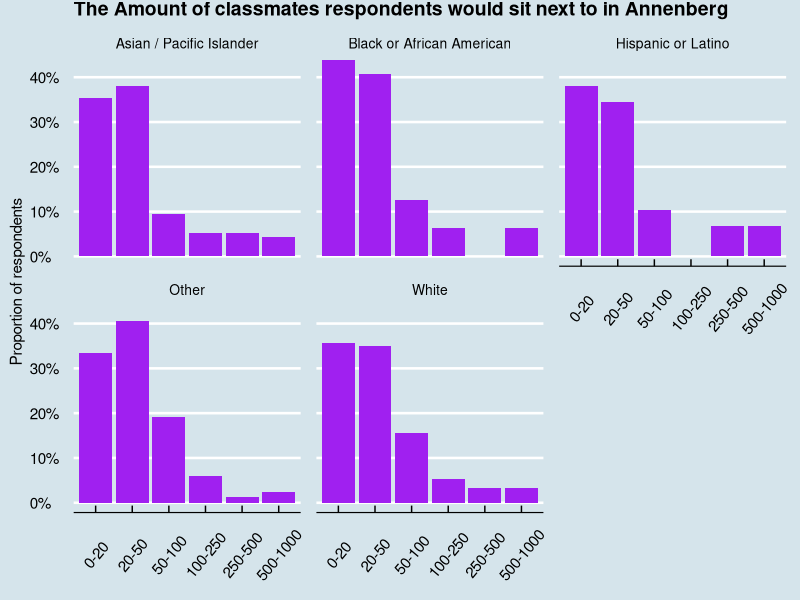
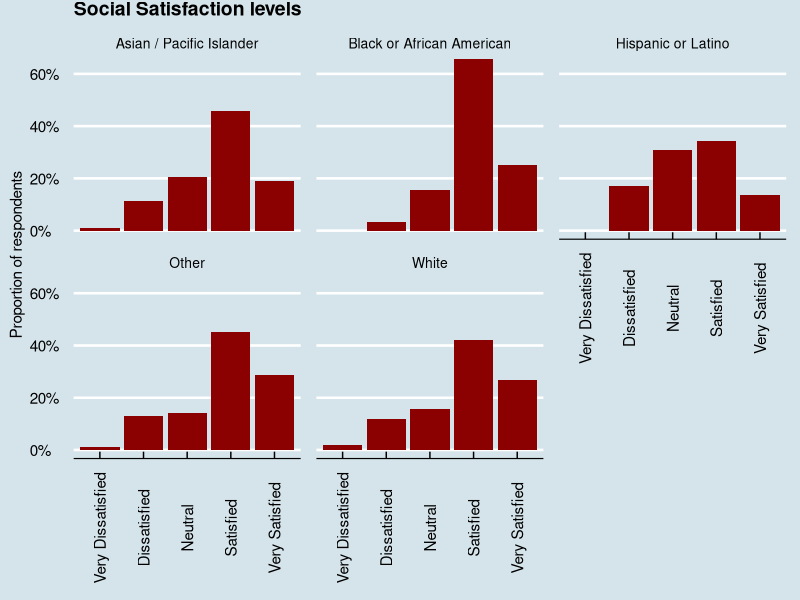

Generate these figures, in order, with R:
## ---- chunk 1
knitr::opts_chunk$set(echo = TRUE)
library(tidyverse)
library(ggthemes)
## ---- chunk 2
data <- read_csv("data/FINAL_PUBLIC_DATA-4-23-20.csv", col_types = cols()) %>% 
        mutate(manipulated_race = ifelse(race != "White" & race != "Asian / Pacific Islander" & race != "Black or African American" & race != "Hispanic or Latino", "Other", race)) %>% 
        select(gender, race, first_meet, second_meet, third_meet, "fourth-meet", 
               id, first_id, second_id, third_id, fourth_id, know_street, know_by_name, know_annenberg, satisfied, manipulated_race)
## ---- chunk 3

level_order <- c('0-20', '20-50', '50-100', '100-250', '250-500','500-1000')

      data %>% 
        group_by(manipulated_race) %>%
        count(know_annenberg) %>% 
        mutate(proportion = case_when(
          manipulated_race == "Asian / Pacific Islander" ~ n / 116,
          manipulated_race == "White" ~ n / 154, 
          manipulated_race == "Black or African American" ~ n / 32,
          manipulated_race == "Hispanic or Latino" ~ n / 29,
          manipulated_race == "Other" ~ n / 84)) %>% 
        ggplot(aes(x = factor(know_annenberg, level = level_order), y = proportion)) + 
        geom_col(fill = "purple") + 
        theme_economist() +
        facet_wrap(~manipulated_race) +
        theme(panel.spacing.x = unit(4, "mm"),
              panel.spacing.y =  unit(4, "mm"), 
              axis.text.x = element_text(angle=50, vjust = .5),
              axis.title.y = element_text(vjust = 2),
              strip.text.x = element_text(size = 10),
              plot.title = element_text(size = 14, vjust = 4),
              axis.title.x = element_blank()) +
        scale_y_continuous(labels = scales::percent_format(accuracy = 1)) +
        labs(title = "The Amount of classmates respondents would sit next to in Annenberg",
             y = "Proportion of respondents") 
## ---- chunk 4
level_order <- c('Very Dissatisfied', 'Dissatisfied', 'Neutral', 'Satisfied', 'Very Satisfied')

data %>% 
        select(manipulated_race, satisfied) %>% 
        group_by(manipulated_race) %>% 
        count(satisfied) %>% 
        mutate(proportion = case_when(
          manipulated_race == "Asian / Pacific Islander" ~ n / 116,
          manipulated_race == "White" ~ n / 154, 
          manipulated_race == "Black or African American" ~ n / 32,
          manipulated_race == "Hispanic or Latino" ~ n / 29,
          manipulated_race == "Other" ~ n / 84)) %>% 
        ggplot(aes(x = factor(satisfied, level = level_order), y = proportion)) +
        geom_col(fill = "darkred") +
        theme_economist() +
        facet_wrap(~manipulated_race) +
        theme(panel.spacing.x = unit(4, "mm"),
              panel.spacing.y =  unit(4, "mm"), 
              axis.text.x = element_text(angle = 90, vjust = .5),
              axis.title.y = element_text(vjust = 2),
              strip.text.x = element_text(size = 10),
              plot.title = element_text(size = 14, vjust = 4),
              axis.title.x = element_blank()) +
        scale_y_continuous(labels = scales::percent_format(accuracy = 1))+
        labs(title = "Social Satisfaction levels",
             y = "Proportion of respondents")
